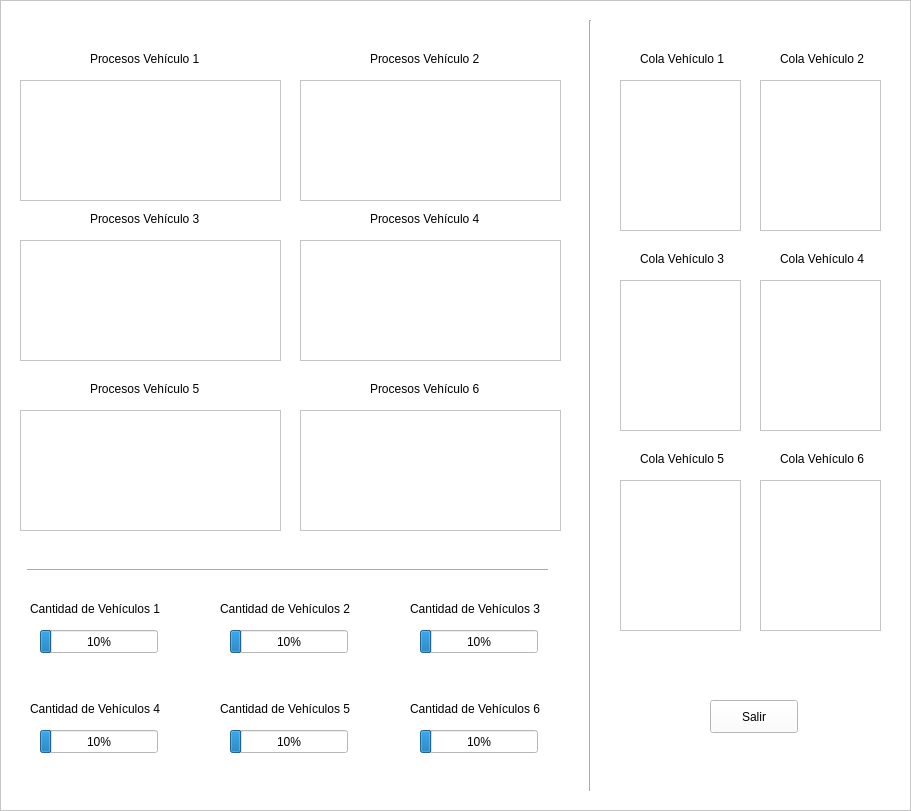
  <widget class="QFrame" name="frame">
   <property name="geometry">
    <rect>
     <x>300</x>
     <y>-10</y>
     <width>911</width>
     <height>811</height>
    </rect>
   </property>
   <property name="styleSheet">
    <string notr="true">background-color: rgb(255, 255, 255);</string>
   </property>
   <property name="frameShape">
    <enum>QFrame::StyledPanel</enum>
   </property>
   <property name="frameShadow">
    <enum>QFrame::Raised</enum>
   </property>
   <widget class="QProgressBar" name="barv1">
    <property name="geometry">
     <rect>
      <x>40</x>
      <y>630</y>
      <width>118</width>
      <height>23</height>
     </rect>
    </property>
    <property name="value">
     <number>10</number>
    </property>
   </widget>
   <widget class="QLabel" name="label">
    <property name="geometry">
     <rect>
      <x>90</x>
      <y>50</y>
      <width>111</width>
      <height>17</height>
     </rect>
    </property>
    <property name="text">
     <string>Procesos Vehículo 1</string>
    </property>
   </widget>
   <widget class="QListView" name="prov1">
    <property name="geometry">
     <rect>
      <x>20</x>
      <y>80</y>
      <width>261</width>
      <height>121</height>
     </rect>
    </property>
   </widget>
   <widget class="QLabel" name="label_2">
    <property name="geometry">
     <rect>
      <x>370</x>
      <y>50</y>
      <width>111</width>
      <height>17</height>
     </rect>
    </property>
    <property name="text">
     <string>Procesos Vehículo 2</string>
    </property>
   </widget>
   <widget class="QListView" name="prov2">
    <property name="geometry">
     <rect>
      <x>300</x>
      <y>80</y>
      <width>261</width>
      <height>121</height>
     </rect>
    </property>
   </widget>
   <widget class="QLabel" name="label_5">
    <property name="geometry">
     <rect>
      <x>90</x>
      <y>210</y>
      <width>111</width>
      <height>17</height>
     </rect>
    </property>
    <property name="text">
     <string>Procesos Vehículo 3</string>
    </property>
   </widget>
   <widget class="QListView" name="prov3">
    <property name="geometry">
     <rect>
      <x>20</x>
      <y>240</y>
      <width>261</width>
      <height>121</height>
     </rect>
    </property>
   </widget>
   <widget class="QLabel" name="label_6">
    <property name="geometry">
     <rect>
      <x>370</x>
      <y>210</y>
      <width>111</width>
      <height>17</height>
     </rect>
    </property>
    <property name="text">
     <string>Procesos Vehículo 4</string>
    </property>
   </widget>
   <widget class="QListView" name="prov4">
    <property name="geometry">
     <rect>
      <x>300</x>
      <y>240</y>
      <width>261</width>
      <height>121</height>
     </rect>
    </property>
   </widget>
   <widget class="QLabel" name="label_7">
    <property name="geometry">
     <rect>
      <x>90</x>
      <y>380</y>
      <width>111</width>
      <height>17</height>
     </rect>
    </property>
    <property name="text">
     <string>Procesos Vehículo 5</string>
    </property>
   </widget>
   <widget class="QListView" name="prov5">
    <property name="geometry">
     <rect>
      <x>20</x>
      <y>410</y>
      <width>261</width>
      <height>121</height>
     </rect>
    </property>
   </widget>
   <widget class="QLabel" name="label_8">
    <property name="geometry">
     <rect>
      <x>370</x>
      <y>380</y>
      <width>111</width>
      <height>17</height>
     </rect>
    </property>
    <property name="text">
     <string>Procesos Vehículo 6</string>
    </property>
   </widget>
   <widget class="QListView" name="prov6">
    <property name="geometry">
     <rect>
      <x>300</x>
      <y>410</y>
      <width>261</width>
      <height>121</height>
     </rect>
    </property>
   </widget>
   <widget class="QLabel" name="label_9">
    <property name="geometry">
     <rect>
      <x>30</x>
      <y>600</y>
      <width>131</width>
      <height>17</height>
     </rect>
    </property>
    <property name="text">
     <string>Cantidad de Vehículos 1</string>
    </property>
   </widget>
   <widget class="Line" name="line">
    <property name="geometry">
     <rect>
      <x>27</x>
      <y>560</y>
      <width>521</width>
      <height>20</height>
     </rect>
    </property>
    <property name="orientation">
     <enum>Qt::Horizontal</enum>
    </property>
   </widget>
   <widget class="QProgressBar" name="barv2">
    <property name="geometry">
     <rect>
      <x>230</x>
      <y>630</y>
      <width>118</width>
      <height>23</height>
     </rect>
    </property>
    <property name="value">
     <number>10</number>
    </property>
   </widget>
   <widget class="QLabel" name="label_10">
    <property name="geometry">
     <rect>
      <x>220</x>
      <y>600</y>
      <width>141</width>
      <height>17</height>
     </rect>
    </property>
    <property name="text">
     <string>Cantidad de Vehículos 2</string>
    </property>
   </widget>
   <widget class="QProgressBar" name="barv3">
    <property name="geometry">
     <rect>
      <x>420</x>
      <y>630</y>
      <width>118</width>
      <height>23</height>
     </rect>
    </property>
    <property name="value">
     <number>10</number>
    </property>
   </widget>
   <widget class="QLabel" name="label_11">
    <property name="geometry">
     <rect>
      <x>410</x>
      <y>600</y>
      <width>141</width>
      <height>17</height>
     </rect>
    </property>
    <property name="text">
     <string>Cantidad de Vehículos 3</string>
    </property>
   </widget>
   <widget class="QProgressBar" name="barv4">
    <property name="geometry">
     <rect>
      <x>40</x>
      <y>730</y>
      <width>118</width>
      <height>23</height>
     </rect>
    </property>
    <property name="value">
     <number>10</number>
    </property>
   </widget>
   <widget class="QLabel" name="label_12">
    <property name="geometry">
     <rect>
      <x>410</x>
      <y>700</y>
      <width>141</width>
      <height>17</height>
     </rect>
    </property>
    <property name="text">
     <string>Cantidad de Vehículos 6</string>
    </property>
   </widget>
   <widget class="QLabel" name="label_13">
    <property name="geometry">
     <rect>
      <x>220</x>
      <y>700</y>
      <width>141</width>
      <height>17</height>
     </rect>
    </property>
    <property name="text">
     <string>Cantidad de Vehículos 5</string>
    </property>
   </widget>
   <widget class="QLabel" name="label_14">
    <property name="geometry">
     <rect>
      <x>30</x>
      <y>700</y>
      <width>141</width>
      <height>17</height>
     </rect>
    </property>
    <property name="text">
     <string>Cantidad de Vehículos 4</string>
    </property>
   </widget>
   <widget class="QProgressBar" name="barv5">
    <property name="geometry">
     <rect>
      <x>230</x>
      <y>730</y>
      <width>118</width>
      <height>23</height>
     </rect>
    </property>
    <property name="value">
     <number>10</number>
    </property>
   </widget>
   <widget class="QProgressBar" name="barv6">
    <property name="geometry">
     <rect>
      <x>420</x>
      <y>730</y>
      <width>118</width>
      <height>23</height>
     </rect>
    </property>
    <property name="value">
     <number>10</number>
    </property>
   </widget>
   <widget class="Line" name="line_2">
    <property name="geometry">
     <rect>
      <x>580</x>
      <y>20</y>
      <width>20</width>
      <height>771</height>
     </rect>
    </property>
    <property name="orientation">
     <enum>Qt::Vertical</enum>
    </property>
   </widget>
   <widget class="QLabel" name="label_15">
    <property name="geometry">
     <rect>
      <x>640</x>
      <y>50</y>
      <width>91</width>
      <height>17</height>
     </rect>
    </property>
    <property name="text">
     <string>Cola Vehículo 1</string>
    </property>
   </widget>
   <widget class="QListView" name="queuev1">
    <property name="geometry">
     <rect>
      <x>620</x>
      <y>80</y>
      <width>121</width>
      <height>151</height>
     </rect>
    </property>
   </widget>
   <widget class="QListView" name="queuev2">
    <property name="geometry">
     <rect>
      <x>760</x>
      <y>80</y>
      <width>121</width>
      <height>151</height>
     </rect>
    </property>
   </widget>
   <widget class="QLabel" name="label_16">
    <property name="geometry">
     <rect>
      <x>780</x>
      <y>50</y>
      <width>91</width>
      <height>17</height>
     </rect>
    </property>
    <property name="text">
     <string>Cola Vehículo 2</string>
    </property>
   </widget>
   <widget class="QListView" name="prov2_4">
    <property name="geometry">
     <rect>
      <x>620</x>
      <y>280</y>
      <width>121</width>
      <height>151</height>
     </rect>
    </property>
   </widget>
   <widget class="QLabel" name="label_17">
    <property name="geometry">
     <rect>
      <x>640</x>
      <y>250</y>
      <width>91</width>
      <height>17</height>
     </rect>
    </property>
    <property name="text">
     <string>Cola Vehículo 3</string>
    </property>
   </widget>
   <widget class="QLabel" name="label_18">
    <property name="geometry">
     <rect>
      <x>780</x>
      <y>250</y>
      <width>91</width>
      <height>17</height>
     </rect>
    </property>
    <property name="text">
     <string>Cola Vehículo 4</string>
    </property>
   </widget>
   <widget class="QListView" name="queuev4">
    <property name="geometry">
     <rect>
      <x>760</x>
      <y>280</y>
      <width>121</width>
      <height>151</height>
     </rect>
    </property>
   </widget>
   <widget class="QListView" name="queuev5">
    <property name="geometry">
     <rect>
      <x>620</x>
      <y>480</y>
      <width>121</width>
      <height>151</height>
     </rect>
    </property>
   </widget>
   <widget class="QLabel" name="label_19">
    <property name="geometry">
     <rect>
      <x>640</x>
      <y>450</y>
      <width>91</width>
      <height>17</height>
     </rect>
    </property>
    <property name="text">
     <string>Cola Vehículo 5</string>
    </property>
   </widget>
   <widget class="QLabel" name="label_20">
    <property name="geometry">
     <rect>
      <x>780</x>
      <y>450</y>
      <width>91</width>
      <height>17</height>
     </rect>
    </property>
    <property name="text">
     <string>Cola Vehículo 6</string>
    </property>
   </widget>
   <widget class="QListView" name="queuev6">
    <property name="geometry">
     <rect>
      <x>760</x>
      <y>480</y>
      <width>121</width>
      <height>151</height>
     </rect>
    </property>
   </widget>
   <widget class="QPushButton" name="pushButton">
    <property name="geometry">
     <rect>
      <x>710</x>
      <y>700</y>
      <width>88</width>
      <height>33</height>
     </rect>
    </property>
    <property name="palette">
     <palette>
      <active>
       <colorrole role="Button">
        <brush brushstyle="SolidPattern">
         <color alpha="255">
          <red>255</red>
          <green>255</green>
          <blue>255</blue>
         </color>
        </brush>
       </colorrole>
       <colorrole role="Base">
        <brush brushstyle="SolidPattern">
         <color alpha="255">
          <red>255</red>
          <green>255</green>
          <blue>255</blue>
         </color>
        </brush>
       </colorrole>
       <colorrole role="Window">
        <brush brushstyle="SolidPattern">
         <color alpha="255">
          <red>255</red>
          <green>255</green>
          <blue>255</blue>
         </color>
        </brush>
       </colorrole>
      </active>
      <inactive>
       <colorrole role="Button">
        <brush brushstyle="SolidPattern">
         <color alpha="255">
          <red>255</red>
          <green>255</green>
          <blue>255</blue>
         </color>
        </brush>
       </colorrole>
       <colorrole role="Base">
        <brush brushstyle="SolidPattern">
         <color alpha="255">
          <red>255</red>
          <green>255</green>
          <blue>255</blue>
         </color>
        </brush>
       </colorrole>
       <colorrole role="Window">
        <brush brushstyle="SolidPattern">
         <color alpha="255">
          <red>255</red>
          <green>255</green>
          <blue>255</blue>
         </color>
        </brush>
       </colorrole>
      </inactive>
      <disabled>
       <colorrole role="Button">
        <brush brushstyle="SolidPattern">
         <color alpha="255">
          <red>255</red>
          <green>255</green>
          <blue>255</blue>
         </color>
        </brush>
       </colorrole>
       <colorrole role="Base">
        <brush brushstyle="SolidPattern">
         <color alpha="255">
          <red>255</red>
          <green>255</green>
          <blue>255</blue>
         </color>
        </brush>
       </colorrole>
       <colorrole role="Window">
        <brush brushstyle="SolidPattern">
         <color alpha="255">
          <red>255</red>
          <green>255</green>
          <blue>255</blue>
         </color>
        </brush>
       </colorrole>
      </disabled>
     </palette>
    </property>
    <property name="text">
     <string>Salir</string>
    </property>
   </widget>
  </widget>
